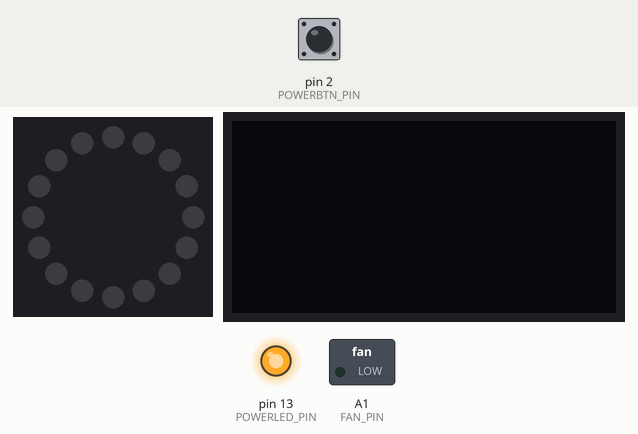
Recording of a program running on a simulated Arduino Uno, built with avr-gcc and run on an emulated ATmega328P. Shown: 16 RGB LEDs in a ring, first at the top, clockwise, 128×64 one-colour display, switched loads named in the program (green lamp = pin HIGH), output pins drawn as LEDs (lit = HIGH). Dashed ring = blinking. The inputs (shaded band) are chosen by the test bench; at power-on: pin 2 (POWERBTN_PIN) LOW. Dim RGB values are drawn brighter than linear; pins used as bus, display or sensor lines are not drawn.

Above: at 1.2 s.
1.3 s: pin 2 (POWERBTN_PIN) pulled HIGH for 0.15 s
At 1.69 s:
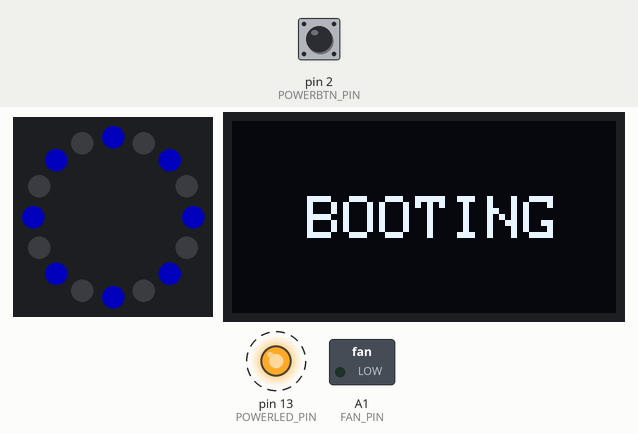
2.0 s: pin 2 (POWERBTN_PIN) pulled HIGH for 3.2 s
At 2.29 s:
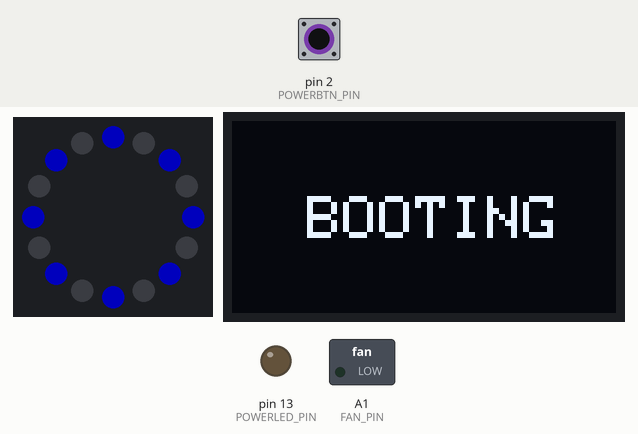
At 4.9 s:
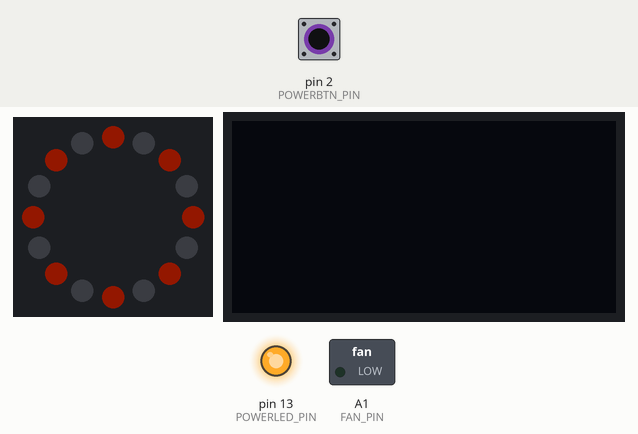
Timing chart, 0 to 11.8 s (numbered marks = the images above; inputs shaded):
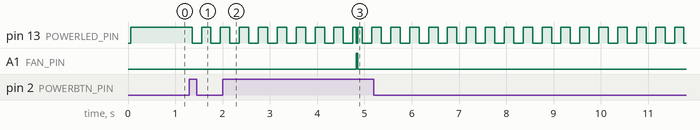

The program:

main.cpp
```cpp
#include <behaviour.h>
#include <states.h>

#include <ledRingBehaviour.h>
#include <displayBehaviour.h>
#include <powerButtonBehaviour.h>
#include <powerStateBehaviour.h>
#include <fanBehaviour.h>

#define NUM_BEHAVIOURS 5
Behaviour *behaviours[NUM_BEHAVIOURS];

int currentState = IDLE;
int errorCode = -1;

void setup()
{
  Serial.begin(9600);

  behaviours[0] = new LedRingBehaviour();
  behaviours[1] = new DisplayBehaviour();
  behaviours[2] = new PowerButtonBehaviour();
  behaviours[3] = new PowerStateBehaviour();
  behaviours[4] = new FanBehaviour();
}

void setState(int state, int errorCode)
{
  for (int i = 0; i < NUM_BEHAVIOURS; i++)
    behaviours[i]->onTransition(currentState, state);

  currentState = state;
  errorCode = errorCode;
}

void loop()
{
  for (int i = 0; i < NUM_BEHAVIOURS; i++)
  {
    switch (currentState)
    {
    case STARTING:
      behaviours[i]->inStarting();
      break;
    case RUNNING:
      behaviours[i]->inRunning();
      break;
    case SHUTTINGDOWN:
      behaviours[i]->inShuttingDown();
      break;
    case ERROR:
      behaviours[i]->inError(errorCode);
      break;
    case POWEROFF:
      behaviours[i]->inPowerOff();
      break;
    default:
      behaviours[i]->inIdle();
      break;
    }
  }
}
```

behaviour.h
```cpp
#ifndef CLASS_BEHAVIOUR
#define CLASS_BEHAVIOUR

#include <Arduino.h>

class Behaviour
{
protected:
    unsigned long lastRun = 0;

    bool timeToRun(unsigned long delay){
        unsigned long nextRun = lastRun + delay;

        if(lastRun == 0 || nextRun <= millis()){
            lastRun = millis();
            return true;
        }

        return false;
    }
public:
    virtual void inIdle() {};
    virtual void inRunning() {};
    virtual void inStarting() {};
    virtual void inShuttingDown() {};
    virtual void inPowerOff() {};
    virtual void inError(int errorCode) {};
    virtual void onTransition(int from, int to) {};
};

#endif
```

states.h
```cpp
#ifndef STATES
#define STATES

#define IDLE 0
#define STARTING 1
#define RUNNING 2
#define SHUTTINGDOWN 3
#define ERROR 4
#define POWEROFF 5

void setState(int state, int errorCode = -1);

//Error codes
#define ERROR_DISPLAYALLOC 1

#endif
```

displayBehaviour.cpp
```cpp
#include <displayBehaviour.h>
#include <states.h>

#include <SPI.h>
#include <Wire.h>
#include <Adafruit_GFX.h>

DisplayBehaviour::DisplayBehaviour()
{
    display = new Adafruit_SSD1306(128, 64, &Wire, OLEDRESET_PIN);

    if (!display->begin(SSD1306_SWITCHCAPVCC, 0x3D))
    {
        Serial.println(F("SSD1306 allocation failed"));
        setState(ERROR, ERROR_DISPLAYALLOC);
    }

    display->cp437(true);         // Use full 256 char 'Code Page 437' font
    display->setTextColor(WHITE); // Draw white text

    display->clearDisplay();
    display->display();
}

void DisplayBehaviour::inStarting()
{
    if(!hasDrawn){
        display->setTextSize(2);
        display->setCursor(25, 25);

        display->print("BOOTING");
        display->display();

        hasDrawn = true;
    }
}

void DisplayBehaviour::inShuttingDown()
{
}

void DisplayBehaviour::inError(int errorCode)
{
}

void DisplayBehaviour::onTransition(int from, int to)
{
    hasDrawn = false;
    display->clearDisplay();
    display->display();
}
```

displayBehaviour.h
```cpp
#include <behaviour.h>
#include <pins.h>
#include <Adafruit_SSD1306.h>


class DisplayBehaviour : public Behaviour
{
private:
    Adafruit_SSD1306 *display;
    bool hasDrawn = false;

public:
    DisplayBehaviour();
    void inStarting();
    void inShuttingDown();
    void inError(int errorCode);
    void onTransition(int from, int to);
};
```

fanBehaviour.cpp
```cpp
#include <fanBehaviour.h>
#include <states.h>

FanBehaviour::FanBehaviour()
{
    pinMode(FAN_PIN, OUTPUT);
    analogWrite(FAN_PIN, 0);
}

void FanBehaviour::onTransition(int from, int to){
    if(to == RUNNING)
        analogWrite(FAN_PIN, 255);
    else
        analogWrite(FAN_PIN, 0);
}
```

fanBehaviour.h
```cpp
#include <behaviour.h>
#include <pins.h>
#include <Arduino.h>

class FanBehaviour : public Behaviour
{
private:

public:
    FanBehaviour();
    void onTransition(int from, int to);
};
```

ledRingBehaviour.cpp
```cpp
#include <ledRingBehaviour.h>
#include <Adafruit_NeoPixel.h>

void LedRingBehaviour::setAllLedsOff()
{
    for (int i = 0; i < NUM_PIXELS; i++)
        ring->setPixelColor(i, 0);
}

void LedRingBehaviour::doLedRing(uint32_t color)
{
    if (timeToRun(100))
    {
        setAllLedsOff();

        index = (index + 1) % NUM_PIXELS;

        for (int i = 0; i < NUM_PIXELS; i += 2)
        {
            ring->setPixelColor((i + index) % NUM_PIXELS, color);
        }

        ring->show();
    }
}

LedRingBehaviour::LedRingBehaviour()
{
    ring = new Adafruit_NeoPixel(NUM_PIXELS, 6, NEO_GRB + NEO_KHZ800);
    ring->begin();
    ring->setBrightness(100);

    setAllLedsOff();
    ring->show();
}

void LedRingBehaviour::inStarting()
{
    doLedRing(ring->Color(0, 0, 200));
}

void LedRingBehaviour::inShuttingDown()
{
    doLedRing(ring->Color(50, 10, 0));
}

void LedRingBehaviour::inError(int errorCode)
{
    if (timeToRun(100))
    {
        for (int i = 0; i < NUM_PIXELS; i++)
            ring->setPixelColor(i, ring->Color(255, 0, 0));

        ring->show();
    }
}

void LedRingBehaviour::onTransition(int from, int to)
{
    setAllLedsOff();
    ring->show();
}
```

ledRingBehaviour.h
```cpp
#include <behaviour.h>
#include <Adafruit_NeoPixel.h>

#define NUM_PIXELS 16

class LedRingBehaviour : public Behaviour
{
private:
    Adafruit_NeoPixel *ring;
    int index = 0;

    void setAllLedsOff();

    void doLedRing(uint32_t color);
public:
    LedRingBehaviour();
    void inStarting();
    void inShuttingDown();
    void inError(int errorCode);
    void onTransition(int from, int to);
};
```

powerButtonBehaviour.cpp
```cpp
#include <powerButtonBehaviour.h>
#include <states.h>

void PowerButtonBehaviour::blinkPowerLed(){
    if(timeToRun(200)){
        digitalWrite(POWERLED_PIN, !digitalRead(POWERLED_PIN));
    }
}

PowerButtonBehaviour::PowerButtonBehaviour()
{
    pinMode(POWERBTN_PIN, INPUT);
    pinMode(POWERLED_PIN, OUTPUT);

    digitalWrite(POWERLED_PIN, HIGH);
}

void PowerButtonBehaviour::inStarting()
{
    blinkPowerLed();
}

void PowerButtonBehaviour::inShuttingDown()
{
    blinkPowerLed();
}

void PowerButtonBehaviour::inRunning()
{
    digitalWrite(POWERLED_PIN, LOW);

    if(digitalRead(POWERBTN_PIN) == HIGH){
        //TODO: Send command to pi to make it halt
        setState(SHUTTINGDOWN);
    }
}


void PowerButtonBehaviour::inIdle()
{
    if(digitalRead(POWERBTN_PIN) == HIGH){
        setState(STARTING);
    }
}

void PowerButtonBehaviour::onTransition(int from, int to)
{
    digitalWrite(POWERLED_PIN, HIGH);
}
```

powerButtonBehaviour.h
```cpp
#include <behaviour.h>
#include <pins.h>
#include <Arduino.h>

class PowerButtonBehaviour : public Behaviour
{
private:
    void blinkPowerLed();
public:
    PowerButtonBehaviour();
    void inStarting();
    void inShuttingDown();
    void inRunning();
    void inIdle();
    void onTransition(int from, int to);
};
```

powerStateBehaviour.cpp
```cpp
#include <powerStateBehaviour.h>
#include <states.h>

PowerStateBehaviour::PowerStateBehaviour()
{
    pinMode(ARDUINOPOWER_PIN, OUTPUT);
    pinMode(PIPOWER_PIN, OUTPUT);

    digitalWrite(ARDUINOPOWER_PIN, HIGH);
    digitalWrite(PIPOWER_PIN, LOW);


    timeToRun(100);
}

//TEMP: Fake PI startup
void PowerStateBehaviour::inIdle(){
    timeToRun(0);
}

void PowerStateBehaviour::inStarting()
{
    digitalWrite(PIPOWER_PIN, HIGH);

    //TEMP: Fake PI startup
    if(timeToRun(3500))
        setState(RUNNING);
}

void PowerStateBehaviour::inPowerOff()
{
    digitalWrite(PIPOWER_PIN, LOW);
    digitalWrite(ARDUINOPOWER_PIN, LOW);
}
```

powerStateBehaviour.h
```cpp
#include <behaviour.h>
#include <pins.h>
#include <Arduino.h>

class PowerStateBehaviour : public Behaviour
{
private:

public:
    PowerStateBehaviour();
    void inStarting();
    void inPowerOff();
    void inIdle();
};
```

pins.h
```cpp
#define OLEDRESET_PIN 4

#define POWERBTN_PIN 2
#define POWERLED_PIN 13

#define ARDUINOPOWER_PIN 7
#define PIPOWER_PIN 8

#define FAN_PIN A1
```

Measured:
- after the input at 1.3 s, pin 13 (POWERLED_PIN): alternates HIGH for 0.20 s and LOW for 0.20 s, starting after 0.06 s; the display: first changes after 0.06 s (image 1 shows a later state)
- after the input at 2.0 s, the display: first differs from a run without the input after 2.9 s (image 3)
